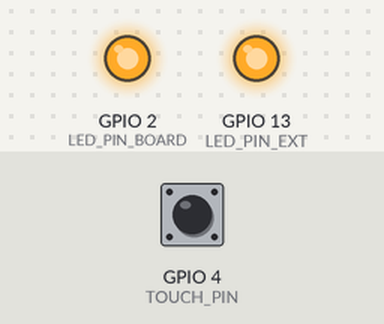
This sketch was run on a simulated ESP32. On the bench: output pins drawn as LEDs (lit = HIGH). The inputs (shaded band) are chosen by the test bench; at power-on: GPIO 4 (TOUCH_PIN) HIGH. What the sketch prints to the serial monitor is not drawn.

Above: at 0.3 s.
Timing chart, 0 to 1.8 s (numbered marks = the images above):
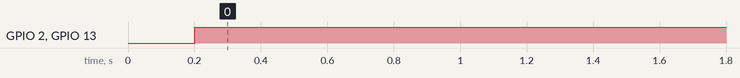

The sketch:

touch_lock.ino
```cpp
#define TOUCH_PIN 4    // 触摸引脚GPIO4（开发板丝印D2）
#define LED_PIN_BOARD 2// 板载蓝灯（开发板丝印D4）
#define LED_PIN_EXT 13 // 外接LED引脚

// 全局常量变量，全部放在最顶部，只定义一次
const int touchThreshold = 400;
const unsigned long debounceDelay = 150;

// 作业要求布尔状态变量
bool ledState = false;
bool lastTouchStatus = false;
unsigned long lastDebounceTime = 0;

void setup() {
  Serial.begin(115200);
  pinMode(LED_PIN_BOARD, OUTPUT);
  pinMode(LED_PIN_EXT, OUTPUT);
  digitalWrite(LED_PIN_BOARD, LOW);
  digitalWrite(LED_PIN_EXT, LOW);
}

void loop() {
  int touchVal = touchRead(TOUCH_PIN);
  bool currentTouchStatus = (touchVal < touchThreshold);
  unsigned long currentTime = millis();

  if (currentTime - lastDebounceTime > debounceDelay) {
    // 上升沿检测：未触摸→触摸瞬间翻转
    if (currentTouchStatus == true && lastTouchStatus == false) {
      ledState = !ledState; // 翻转自锁状态
      // 同步控制板载+外接LED
      digitalWrite(LED_PIN_BOARD, ledState);
      digitalWrite(LED_PIN_EXT, ledState);
      Serial.print("状态切换：");
      Serial.println(ledState ? "亮" : "灭");
    }
    lastTouchStatus = currentTouchStatus;
    lastDebounceTime = currentTime;
  }

  Serial.print("触摸数值：");
  Serial.println(touchVal);
  delay(50);
}
```

Measured:
- by itself, GPIO 2 (LED_PIN_BOARD), GPIO 13 (LED_PIN_EXT): LOW → HIGH at 0.20 s
